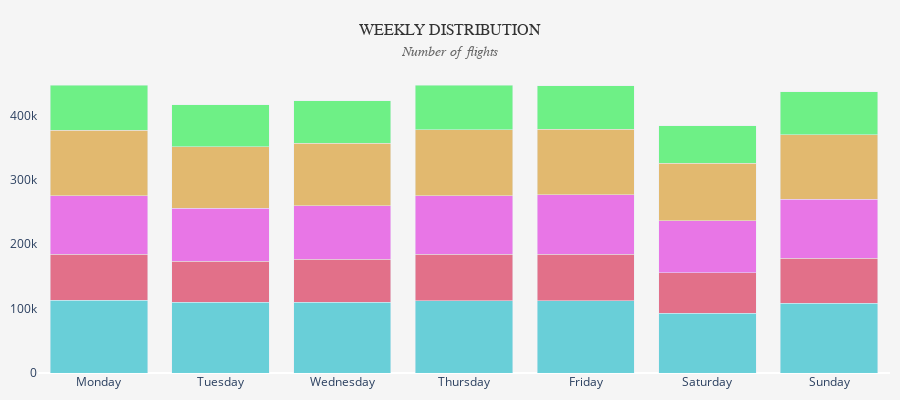

The cell this chart's notebook holds for it:
### Markdown cell above
### Chart: Weekly Distribution

### Code cell
df_dow = (
    df_flights
    .group_by(["YEAR", "DAY_OF_WEEK"])
    .agg(pl.len().alias("n_flights"))
    .with_columns(
        # convert DAY_OF_WEEK (1–7) → Monday–Sunday
        pl.col("DAY_OF_WEEK")
        .map_elements(lambda x: dow_map.get(x), return_dtype=pl.Utf8)
        .alias("DAY"),

        # YEAR → string (Plotly views as categorical)
        pl.col("YEAR").cast(pl.Utf8)
    )
    .sort(["YEAR", "DAY_OF_WEEK"])
)

year_colors = {
    "2019": "#47c6d1", 
    "2020": "#de506f",  
    "2021": "#e657e3", 
    "2022": "#deab4e", 
    "2023": "#4df06b",
}
fig = px.bar(df_dow,
            x='DAY', y='n_flights',
            color='YEAR', color_discrete_map = year_colors,
            height=400, 
            color_discrete_sequence = px.colors.qualitative.Pastel)
fig.update_layout(barmode="stack", showlegend = False,
                  xaxis_title = None, yaxis_title = None,
                  yaxis=dict(showgrid=False),
                  title=dict(
                    text=(
                        "WEEKLY DISTRIBUTION"
                        "<br><span style='font-size:14px;color:#666;font-style:italic'>Number of flights</span>"
                    ),
                    x=0.5,
                    xanchor="center"
                  ),
                  margin = dict(l=10, r=10, t=70, b=10),
                  paper_bgcolor="#f5f5f5",   # nền toàn figure (kể cả title)
                  plot_bgcolor="#f5f5f5",    # nền vùng bar chart
                  title_font=dict(size=16, color="#333", family="Comic Sans MS")
)
fig.update_traces(opacity = 0.8)
fig.show()

### Figure 1 — Plotly figure (JSON) as saved in the notebook; plotly's stock layout.template omitted (floating-point values rounded to 4 significant figures)
{"data": [{"hovertemplate": "YEAR=2019<br>DAY=%{x}<br>n_flights=%{y}<extra></extra>", "legendgroup": "2019", "marker": {"color": "#47c6d1", "pattern": {"shape": ""}}, "name": "2019", "opacity": 0.8, "orientation": "v", "showlegend": true, "textposition": "auto", "type": "bar", "x": ["Monday", "Tuesday", "Wednesday", "Thursday", "Friday", "Saturday", "Sunday"], "xaxis": "x", "y": [112793, 109845, 109595, 111974, 112571, 92744, 108151], "yaxis": "y"}, {"hovertemplate": "YEAR=2020<br>DAY=%{x}<br>n_flights=%{y}<extra></extra>", "legendgroup": "2020", "marker": {"color": "#de506f", "pattern": {"shape": ""}}, "name": "2020", "opacity": 0.8, "orientation": "v", "showlegend": true, "textposition": "auto", "type": "bar", "x": ["Monday", "Tuesday", "Wednesday", "Thursday", "Friday", "Saturday", "Sunday"], "xaxis": "x", "y": [71530, 64012, 66930, 72268, 71550, 62724, 70336], "yaxis": "y"}, {"hovertemplate": "YEAR=2021<br>DAY=%{x}<br>n_flights=%{y}<extra></extra>", "legendgroup": "2021", "marker": {"color": "#e657e3", "pattern": {"shape": ""}}, "name": "2021", "opacity": 0.8, "orientation": "v", "showlegend": true, "textposition": "auto", "type": "bar", "x": ["Monday", "Tuesday", "Wednesday", "Thursday", "Friday", "Saturday", "Sunday"], "xaxis": "x", "y": [90847, 81780, 83309, 91210, 92493, 80983, 91011], "yaxis": "y"}, {"hovertemplate": "YEAR=2022<br>DAY=%{x}<br>n_flights=%{y}<extra></extra>", "legendgroup": "2022", "marker": {"color": "#deab4e", "pattern": {"shape": ""}}, "name": "2022", "opacity": 0.8, "orientation": "v", "showlegend": true, "textposition": "auto", "type": "bar", "x": ["Monday", "Tuesday", "Wednesday", "Thursday", "Friday", "Saturday", "Sunday"], "xaxis": "x", "y": [102111, 95362, 96632, 102123, 102178, 89375, 100079], "yaxis": "y"}, {"hovertemplate": "YEAR=2023<br>DAY=%{x}<br>n_flights=%{y}<extra></extra>", "legendgroup": "2023", "marker": {"color": "#4df06b", "pattern": {"shape": ""}}, "name": "2023", "opacity": 0.8, "orientation": "v", "showlegend": true, "textposition": "auto", "type": "bar", "x": ["Monday", "Tuesday", "Wednesday", "Thursday", "Friday", "Saturday", "Sunday"], "xaxis": "x", "y": [69319, 65563, 66371, 69350, 67500, 58397, 66984], "yaxis": "y"}], "layout": {"barmode": "stack", "height": 400, "legend": {"title": {"text": "YEAR"}, "tracegroupgap": 0}, "margin": {"b": 10, "l": 10, "r": 10, "t": 70}, "paper_bgcolor": "#f5f5f5", "plot_bgcolor": "#f5f5f5", "showlegend": false, "title": {"font": {"color": "#333", "family": "Comic Sans MS", "size": 16}, "text": "WEEKLY DISTRIBUTION<br><span style='font-size:14px;color:#666;font-style:italic'>Number of flights</span>", "x": 0.5, "xanchor": "center"}, "xaxis": {"anchor": "y", "domain": [0, 1], "title": {}}, "yaxis": {"anchor": "x", "domain": [0, 1], "showgrid": false, "title": {}}}}
